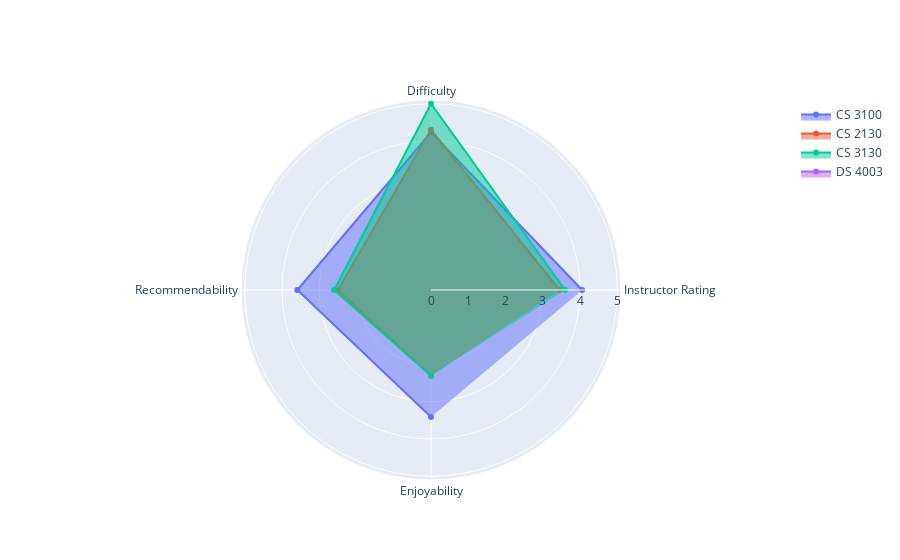

The code cell stored with this chart in its notebook:
### Code cell
# Creating a spider plot for the course
# source: https://python-graph-gallery.com/571-radar-chart-with-plotly/
# Getting many plot with px
# source: https://stackoverflow.com/questions/56727843/how-can-i-create-subplots-with-plotly-express
# note: this sucks


def course_axis(
    frame: pd.DataFrame, course: str = None, include: str = "ratings"
) -> px.line_polar:
    """
    Makes a polar axis to compare courses
    """
    if "duration" in include:
        frame = frame[frame["category"].apply(lambda name: name.find("amount") != -1)]
    if "rating" in include:
        frame = frame[frame["category"].apply(lambda name: name.find("amount") == -1)]

    fig = go.Figure()
    frame['category'] = frame['category'].replace(REVIEW_COMPONENTS)
    for course in frame["course"].unique():
        rel_frame = frame[frame["course"] == course]
        graph_object = go.Scatterpolar(
            r=rel_frame["mean"], theta=rel_frame["category"], fill="toself",
             name=course.upper()
        )

        fig.add_trace(graph_object)

    return fig


cs_3100 = get_course_summary_ratings(*course_components(COURSE))
cs_2130 = get_course_summary_ratings(*course_components("CS 2130"))
cs_3130 = get_course_summary_ratings(*course_components("CS 3130"))
ds_4003 = get_course_summary_ratings(*course_components("DS 4003"))


rows = pd.concat([cs_3100, cs_2130, cs_3130, ds_4003])

course_axis(rows, course="CS 3100")

### Figure 1 — Plotly figure (JSON) as saved in the notebook; plotly's stock layout.template omitted (floating-point values rounded to 4 significant figures)
{"data": [{"fill": "toself", "name": "CS 3100", "r": [4.059, 4.235, 3.588, 3.412], "theta": ["Instructor Rating", "Difficulty", "Recommendability", "Enjoyability"], "type": "scatterpolar"}, {"fill": "toself", "name": "CS 2130", "r": [3.45, 4.3, 2.5, 2.3], "theta": ["Instructor Rating", "Difficulty", "Recommendability", "Enjoyability"], "type": "scatterpolar"}, {"fill": "toself", "name": "CS 3130", "r": [3.6, 5, 2.6, 2.3], "theta": ["Instructor Rating", "Difficulty", "Recommendability", "Enjoyability"], "type": "scatterpolar"}, {"fill": "toself", "name": "DS 4003", "r": [null, null, null, null], "theta": ["Instructor Rating", "Difficulty", "Recommendability", "Enjoyability"], "type": "scatterpolar"}], "layout": {}}
